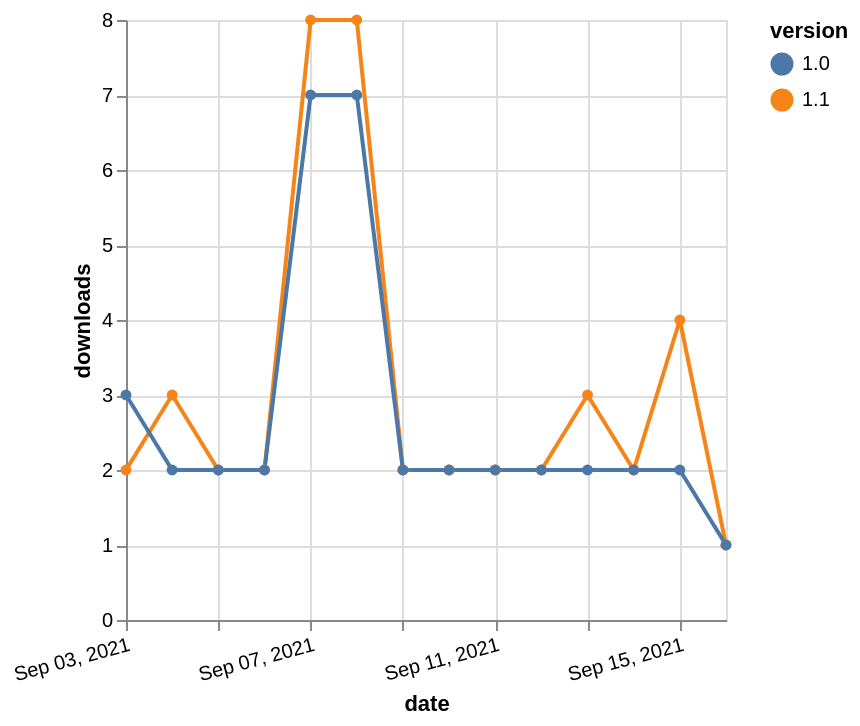

Describe this chart as a Vega-Lite specification.
### Vega-Lite specification from a JSON file in a GitHub repository (floating-point values rounded to 4 significant figures)
{"$schema": "https://vega.github.io/schema/vega-lite/v5.json", "description": "A simple bar chart with embedded data.", "data": {"values": [{"date": "2021-09-03", "total": 4148, "delta": 2, "version": "1.1"}, {"date": "2021-09-04", "total": 4151, "delta": 3, "version": "1.1"}, {"date": "2021-09-05", "total": 4153, "delta": 2, "version": "1.1"}, {"date": "2021-09-06", "total": 4155, "delta": 2, "version": "1.1"}, {"date": "2021-09-07", "total": 4163, "delta": 8, "version": "1.1"}, {"date": "2021-09-08", "total": 4171, "delta": 8, "version": "1.1"}, {"date": "2021-09-09", "total": 4173, "delta": 2, "version": "1.1"}, {"date": "2021-09-10", "total": 4175, "delta": 2, "version": "1.1"}, {"date": "2021-09-11", "total": 4177, "delta": 2, "version": "1.1"}, {"date": "2021-09-12", "total": 4179, "delta": 2, "version": "1.1"}, {"date": "2021-09-13", "total": 4182, "delta": 3, "version": "1.1"}, {"date": "2021-09-14", "total": 4184, "delta": 2, "version": "1.1"}, {"date": "2021-09-15", "total": 4188, "delta": 4, "version": "1.1"}, {"date": "2021-09-16", "total": 4189, "delta": 1, "version": "1.1"}, {"date": "2021-09-03", "total": 3735, "delta": 3, "version": "1.0"}, {"date": "2021-09-04", "total": 3737, "delta": 2, "version": "1.0"}, {"date": "2021-09-05", "total": 3739, "delta": 2, "version": "1.0"}, {"date": "2021-09-06", "total": 3741, "delta": 2, "version": "1.0"}, {"date": "2021-09-07", "total": 3748, "delta": 7, "version": "1.0"}, {"date": "2021-09-08", "total": 3755, "delta": 7, "version": "1.0"}, {"date": "2021-09-09", "total": 3757, "delta": 2, "version": "1.0"}, {"date": "2021-09-10", "total": 3759, "delta": 2, "version": "1.0"}, {"date": "2021-09-11", "total": 3761, "delta": 2, "version": "1.0"}, {"date": "2021-09-12", "total": 3763, "delta": 2, "version": "1.0"}, {"date": "2021-09-13", "total": 3765, "delta": 2, "version": "1.0"}, {"date": "2021-09-14", "total": 3767, "delta": 2, "version": "1.0"}, {"date": "2021-09-15", "total": 3769, "delta": 2, "version": "1.0"}, {"date": "2021-09-16", "total": 3770, "delta": 1, "version": "1.0"}]}, "width": "container", "mark": {"type": "line", "point": {"filled": true}}, "encoding": {"x": {"field": "date", "type": "temporal", "timeUnit": "yearmonthdate", "title": "date", "axis": {"labelAngle": -15}}, "y": {"field": "delta", "type": "quantitative", "title": "downloads"}, "color": {"field": "version", "type": "nominal"}, "tooltip": {"field": "delta"}}}
